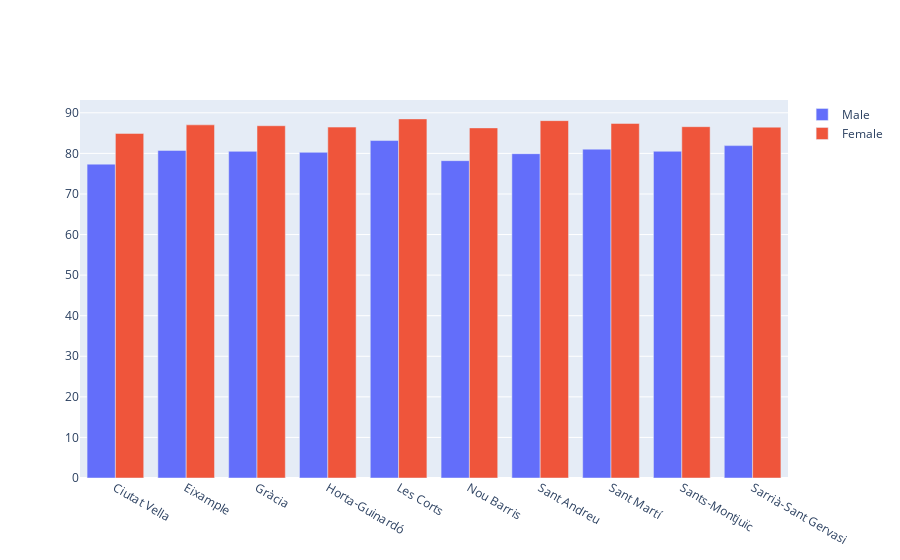

This figure's notebook cell:
### Code cell
fig = go.Figure(data=[
    go.Bar(name='Male', x=df_life.index, y=df_life['Male life expectancy']),
    go.Bar(name='Female', x=df_life.index, y=df_life['Female life expectancy'])], 
    )
fig.show()

### Figure 1 — Plotly figure (JSON) as saved in the notebook; plotly's stock layout.template omitted (floating-point values rounded to 4 significant figures)
{"data": [{"name": "Male", "type": "bar", "x": ["Ciutat Vella", "Eixample", "Gràcia", "Horta-Guinardó", "Les Corts", "Nou Barris", "Sant Andreu", "Sant Martí", "Sants-Montjuïc", "Sarrià-Sant Gervasi"], "y": [77.35, 80.73, 80.5, 80.26, 83.17, 78.21, 79.93, 81.04, 80.52, 81.92]}, {"name": "Female", "type": "bar", "x": ["Ciutat Vella", "Eixample", "Gràcia", "Horta-Guinardó", "Les Corts", "Nou Barris", "Sant Andreu", "Sant Martí", "Sants-Montjuïc", "Sarrià-Sant Gervasi"], "y": [84.92, 87.03, 86.82, 86.48, 88.5, 86.28, 88.07, 87.38, 86.58, 86.47]}], "layout": {}}
